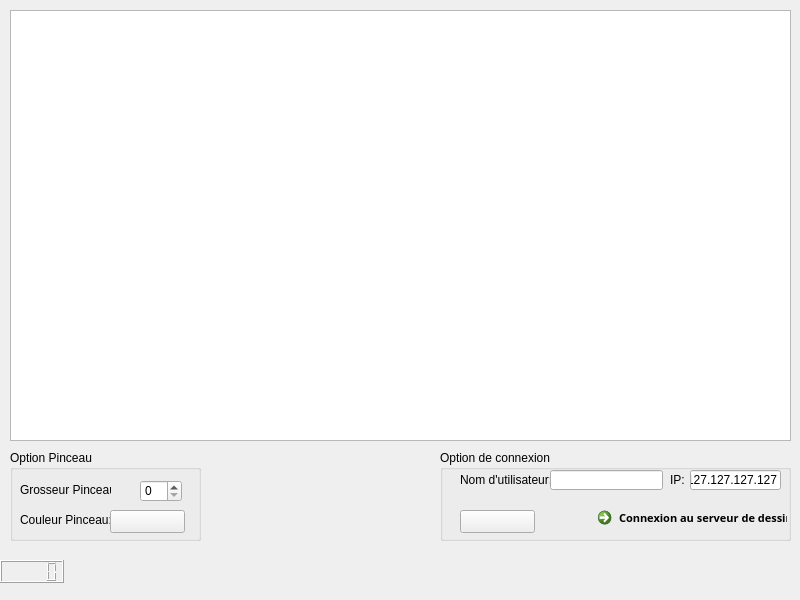
<?xml version="1.0" encoding="UTF-8"?>
<ui version="4.0">
 <class>PaintOnlineClient</class>
 <widget class="QMainWindow" name="PaintOnlineClient">
  <property name="geometry">
   <rect>
    <x>0</x>
    <y>0</y>
    <width>800</width>
    <height>600</height>
   </rect>
  </property>
  <property name="minimumSize">
   <size>
    <width>800</width>
    <height>600</height>
   </size>
  </property>
  <property name="maximumSize">
   <size>
    <width>800</width>
    <height>600</height>
   </size>
  </property>
  <property name="windowTitle">
   <string>PaintOnlineClient</string>
  </property>
  <widget class="QWidget" name="centralWidget">
   <widget class="QGraphicsView" name="gvZoneDessin">
    <property name="geometry">
     <rect>
      <x>10</x>
      <y>10</y>
      <width>781</width>
      <height>431</height>
     </rect>
    </property>
   </widget>
   <widget class="QGroupBox" name="groupBox">
    <property name="geometry">
     <rect>
      <x>440</x>
      <y>450</y>
      <width>351</width>
      <height>91</height>
     </rect>
    </property>
    <property name="title">
     <string>Option de connexion</string>
    </property>
    <widget class="QPushButton" name="pbCouleurUtilisateur">
     <property name="geometry">
      <rect>
       <x>20</x>
       <y>60</y>
       <width>75</width>
       <height>23</height>
      </rect>
     </property>
     <property name="text">
      <string/>
     </property>
    </widget>
    <widget class="QCommandLinkButton" name="clbConnecteServeur">
     <property name="geometry">
      <rect>
       <x>150</x>
       <y>50</y>
       <width>201</width>
       <height>41</height>
      </rect>
     </property>
     <property name="font">
      <font>
       <family>Gautami</family>
       <pointsize>8</pointsize>
      </font>
     </property>
     <property name="text">
      <string>Connexion au serveur de dessin</string>
     </property>
    </widget>
    <widget class="QLabel" name="label">
     <property name="geometry">
      <rect>
       <x>20</x>
       <y>20</y>
       <width>91</width>
       <height>20</height>
      </rect>
     </property>
     <property name="text">
      <string>Nom d'utilisateur:</string>
     </property>
    </widget>
    <widget class="QLineEdit" name="txtNom">
     <property name="geometry">
      <rect>
       <x>110</x>
       <y>20</y>
       <width>113</width>
       <height>20</height>
      </rect>
     </property>
    </widget>
    <widget class="QLabel" name="label_2">
     <property name="geometry">
      <rect>
       <x>230</x>
       <y>20</y>
       <width>21</width>
       <height>20</height>
      </rect>
     </property>
     <property name="text">
      <string>IP:</string>
     </property>
    </widget>
    <widget class="QLineEdit" name="txtIp">
     <property name="geometry">
      <rect>
       <x>250</x>
       <y>20</y>
       <width>91</width>
       <height>20</height>
      </rect>
     </property>
     <property name="text">
      <string>127.127.127.127</string>
     </property>
     <property name="maxLength">
      <number>16</number>
     </property>
    </widget>
   </widget>
   <widget class="QLCDNumber" name="lcdChrono">
    <property name="geometry">
     <rect>
      <x>0</x>
      <y>560</y>
      <width>64</width>
      <height>23</height>
     </rect>
    </property>
   </widget>
   <widget class="QGroupBox" name="groupBox_2">
    <property name="geometry">
     <rect>
      <x>10</x>
      <y>450</y>
      <width>191</width>
      <height>91</height>
     </rect>
    </property>
    <property name="title">
     <string>Option Pinceau</string>
    </property>
    <widget class="QLabel" name="label_3">
     <property name="geometry">
      <rect>
       <x>10</x>
       <y>30</y>
       <width>91</width>
       <height>20</height>
      </rect>
     </property>
     <property name="text">
      <string>Grosseur Pinceau:</string>
     </property>
    </widget>
    <widget class="QLabel" name="label_4">
     <property name="geometry">
      <rect>
       <x>10</x>
       <y>60</y>
       <width>91</width>
       <height>20</height>
      </rect>
     </property>
     <property name="text">
      <string>Couleur Pinceau:</string>
     </property>
    </widget>
    <widget class="QSpinBox" name="sbGrosseur">
     <property name="geometry">
      <rect>
       <x>130</x>
       <y>30</y>
       <width>42</width>
       <height>22</height>
      </rect>
     </property>
    </widget>
    <widget class="QPushButton" name="pbCouleurPinceau">
     <property name="geometry">
      <rect>
       <x>100</x>
       <y>60</y>
       <width>75</width>
       <height>23</height>
      </rect>
     </property>
     <property name="text">
      <string/>
     </property>
    </widget>
   </widget>
  </widget>
 </widget>
 <layoutdefault spacing="6" margin="11"/>
 <resources/>
 <connections/>
</ui>
